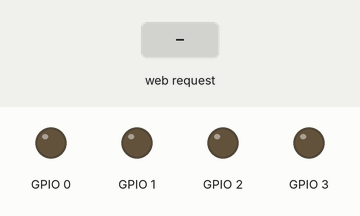
Simulated run of this sketch. Board: ESP32. On the bench: output pins drawn as LEDs (lit = HIGH). Inputs (shaded band) come from the test bench. The local clock reads 2024-03-15 10:24:30 at power-on unless the sketch sets it; what the sketch prints to the serial monitor is not drawn.

Above: at 5.2 s.
5.3 s: HTTP request GET /calc?a=1 received
At 5.9 s:
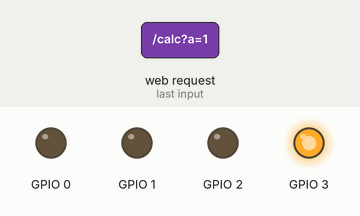
6.8 s: HTTP request GET /calc?a=120 received
At 7.2 s:
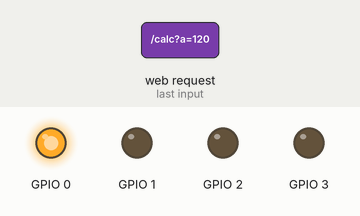
8.3 s: HTTP request GET /calc?b=1 received
At 9.4 s:
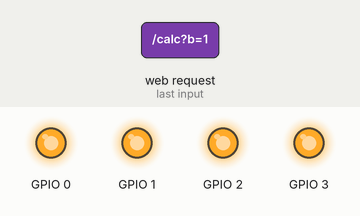
9.8 s: HTTP request GET /calc received
At 10.5 s:
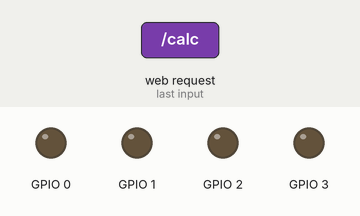
12.8 s: HTTP request GET /calc?b=120 received
At 14.0 s:
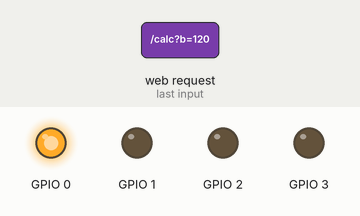
Timing chart, 0 to 15.8 s (numbered marks = the images above; inputs shaded):
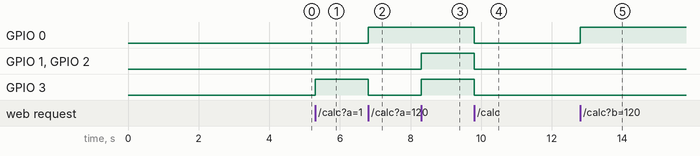

Measured:
- after the input at 5.3 s, GPIO 3: LOW → HIGH at once
- after the input at 6.8 s, GPIO 0: LOW → HIGH at once; GPIO 3: HIGH → LOW at once
- after the input at 8.3 s, GPIO 1–3: LOW → HIGH at once
- after the input at 9.8 s, GPIO 0–3: HIGH → LOW at once
- after the input at 12.8 s, GPIO 0: LOW → HIGH at once

The sketch:

WebServer.ino
```cpp
#include <Arduino.h>
#include <WebServer.h>
#include <uri/UriRegex.h>
#include <WiFi.h>
#include <iostream>
#include <string>

#include "secrets.h"  // add WLAN Credentials in here.

#include <FS.h>        // File System for Web Server Files

// mark parameters not used in example
#define UNUSED __attribute__((unused))

// TRACE output simplified, can be deactivated here
#define TRACE(...) Serial.printf(__VA_ARGS__)

// name of the server. You reach it using http://webserver
#define HOSTNAME "webserver"

// local time zone definition (Berlin)
#define TIMEZONE "CET-1CEST,M3.5.0,M10.5.0/3"

// need a WebServer for http access on port 80.
WebServer server(80);

// The text of builtin files are in this header file
#include "builtinfiles.h"


// ===== Simple functions used to answer simple GET requests =====

// This function is called when the sysInfo service was requested.
void calculator() {
  String op = server.arg("op");
  String a = server.arg("a");
  String b = server.arg("b");

  int an = a.toInt();
  int bn = b.toInt();

  int res = 0;
  if (op == "p") {
    res = an + bn;
  } else {
    res = an - bn;
  }

  digitalWrite(0, ((res & 0xF) >> 3) & 1);
  digitalWrite(1, ((res & 0xF) >> 2) & 1);
  digitalWrite(2, ((res & 0xF) >> 1) & 1);
  digitalWrite(3, ((res & 0xF))      & 1);

  server.send(200, "application/json", "{\"res\":" + String(res) + ",\"overflow\":" + (res > 7 || res < -8) + "}");
}  // handleSysInfo()


// Setup everything to make the webserver work.
void setup(void) {
  delay(3000);  // wait for serial monitor to start completely.

  // Use Serial port for some trace information from the example
  Serial.begin(115200);
  Serial.setDebugOutput(false);

  TRACE("Starting WebServer example...\n");

  // allow to address the device by the given name e.g. http://webserver
  WiFi.setHostname(HOSTNAME);

  WiFi.setSleep(false);

  WiFi.mode(WIFI_AP);
  WiFi.softAP(ssid, passPhrase);

  delay(1000);

  TRACE("connected.\n");

  // Ask for the current time using NTP request builtin into ESP firmware.
  TRACE("Setup ntp...\n");
  configTzTime(TIMEZONE, "pool.ntp.org");

  TRACE("Register redirect...\n");

  TRACE("Register service handlers...\n");

  // register some REST services
  server.on("/calc", HTTP_GET, calculator);

  TRACE("Register file system handlers...\n");

  // enable CORS header in webserver results
  server.enableCORS(true);

  TRACE("Register default (not found) answer...\n");

  server.on("/", []() {
    server.send(200, "text/html", FPSTR(calcContent));
  });

  server.begin();

  TRACE("open <http://%s> or <http://%s>\n", WiFi.getHostname(), WiFi.localIP().toString().c_str());

  pinMode(0, OUTPUT);
  pinMode(1, OUTPUT);
  pinMode(2, OUTPUT);
  pinMode(3, OUTPUT);

}  // setup

// run the server...
void loop(void) {
  server.handleClient();
  TRACE("open <http://%s> or <http://%s>\n", WiFi.getHostname(), WiFi.localIP().toString().c_str());
}  // loop()

// end.
```

builtinfiles.h
```cpp
/**
 * @file builtinfiles.h
 * @brief This file is part of the WebServer example for the ESP8266WebServer.
 *
 * This file contains long, multiline text variables for  all builtin resources.
 */

// used for $upload.htm
static const char calcContent[] PROGMEM =
  R"==(
<!doctype html>
<html lang='en'>

<head>
  <meta charset="utf-8">
  <meta name="viewport" content="width=device-width, initial-scale=1">
  <title>Calculadora</title>
</head>

<body>
  <div style="width: 100%; display: flex; flex-direction: column; justify-content: center; align-items: center;">
    <h1>Calculadora</h1>
  </div>
    <hr>
  <div style="width: 100%; display: flex; flex-direction: column; justify-content: center; align-items: center;">
    <input id="a" type="number"></input>
    <fieldset id="op">
      <legend>Operação</legend>
      <input type="radio" id="+" name="op" value="+">
      <label for="+">+</label>
      <input type="radio" id="-" name="op" value="-">
      <label for="-">-</label>
    </fieldset>
    <input id="b" type="number"></input>
    <br/>
    <button id="calc" style="margin: 10px;">Calcular!</button>
    <br/>
    <p id="res"></p>
    <p id="over"></p>
  </div>
  <script>
    let a = document.getElementById('a');
    let b = document.getElementById('b');
    let calc = document.getElementById('calc');
    let res = document.getElementById('res');
    let overflow = document.getElementById('over');

    calc.addEventListener('click', () => {
      let op = document.getElementById('+').checked ? "+" : "-"

      if (op === "+")
        res.textContent = +a.value + +b.value + "(+ Calculado no js!)"
      else
        res.textContent = +a.value - +b.value + "(- Calculado no js!)"

      fetch(`/calc?op=${op === "+" ? "p" : "m"}&a=${+a.value}&b=${+b.value}`, { method: 'GET' }).then(response => {
        response.json().then(json => {
          res.textContent = json.res
          if (json.overflow)
            overflow.textContent = "Houve overflow";
          else
            overflow.textContent = "";
        })
      });

     }, false)
  </script>
</body>
)==";

// used for $upload.htm
static const char notFoundContent[] PROGMEM = R"==(
<html>
<head>
  <title>Resource not found</title>
</head>
<body>
  <p>The resource was not found.</p>
  <p><a href="/">Start again</a></p>
</body>
)==";
```

secrets.h
```cpp
// Secrets for your local home network

// This is a "hard way" to configure your local WiFi network name and passphrase
// into the source code and the uploaded sketch.
//
// Using the WiFi Manager is preferred and avoids reprogramming when your network changes.
// See https://homeding.github.io/#page=/wifimanager.md

// ssid and passPhrase can be used when compiling for a specific environment as a 2. option.

// add you wifi network name and PassPhrase or use WiFi Manager
const char *ssid = "WIFI_GRUPO_L";
const char *passPhrase = "12345678";
```
